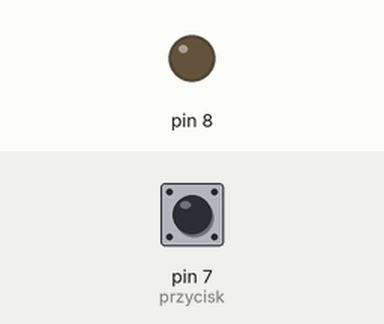
The sketch below on a simulated Arduino Uno, built with avr-gcc and run on an emulated ATmega328P. Shown: output pins drawn as LEDs (lit = HIGH). The test bench sets the inputs (shaded band); at power-on: pin 7 (przycisk) HIGH.

Above: at 1.2 s.
1.3 s: pin 7 (przycisk) pulled LOW for 0.15 s
At 2.5 s:
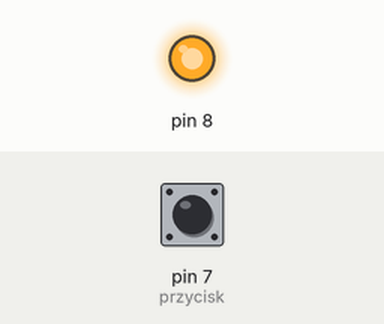
2.9 s: pin 7 (przycisk) pulled LOW for 1 s
At 3.7 s:
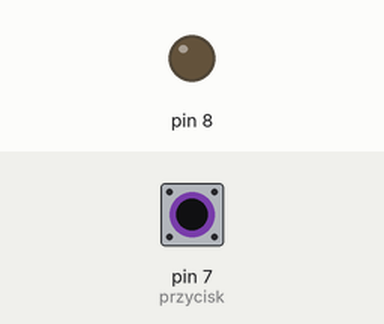
5.4 s: pin 7 (przycisk) pulled LOW for 3.2 s
At 6.8 s:
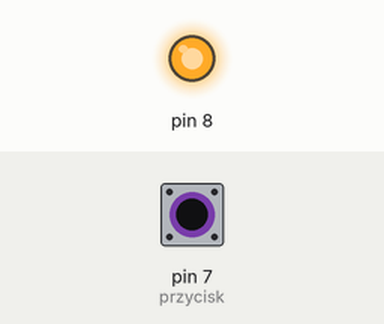
Timing chart, 0 to 8.4 s (numbered marks = the images above; inputs shaded):
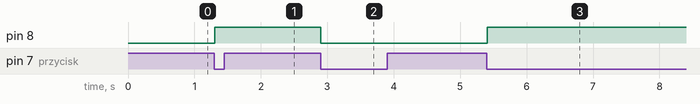

Measured:
- after the input at 1.3 s, pin 8: LOW → HIGH at once
- after the input at 2.9 s, pin 8: HIGH → LOW at once
- after the input at 5.4 s, pin 8: LOW → HIGH at once

The sketch:

01d_LED_z_przyciskiem_debouncing_biblioteka.ino
```cpp
/*********************************************************************
Połączenia:

Dioda LED Anoda  - pin 8
Dioda LED Katoda - GND - masa - 0V

Przycisk 1 - pin 7
Przycisk 2 - GND - masa - 0V

https://github.com/thomasfredericks/Bounce2
*********************************************************************/
#include <Bounce2.h>

// Inicjalizacja obiektu bounce
Bounce przycisk = Bounce();

// Instrukcje wykonywane raz po starcie Arduino
void setup() {

  //Ustawienie pinu 8 jako wyjście
  pinMode(8, OUTPUT);
  //Ustawienie pinu 7 jako wejście z dodatkowym rezystorem podciągającym
  pinMode(7, INPUT_PULLUP);

  //Ustawienie działania obiektu bounce
  przycisk.attach(7);
  przycisk.interval(5); //Czas w ms jaki ignorować

  //Wyłączenie diody
  digitalWrite(8, LOW);
}

// deklaracja zmiennej typu boolean
boolean stan_diody = false;

//Instrukcje, które będą wykonywały się w koło (w pętli)
void loop() {
  przycisk.update();

// Jeśli wykryje zmiane stanu przycisku z wysokiego na niski to zadziała pętla
  if (przycisk.fell() == true) {
    // przełączenie diody w stan przeciwny do obecnego
    stan_diody = !stan_diody;
    digitalWrite(8, stan_diody);
    }
}
```
